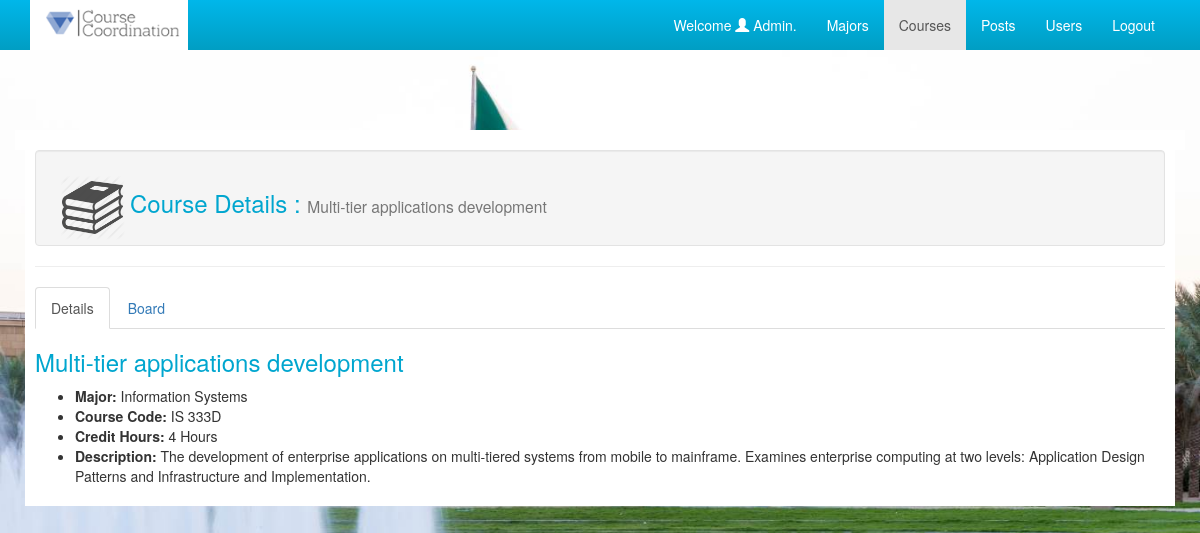
The app's page /administrator/index.php?p=course_details&course_id=2 with its own data.
### tables this page shows
CREATE TABLE `courses` (
  `course_id` int(11) NOT NULL,
  `code` varchar(20) NOT NULL,
  `name` varchar(100) NOT NULL,
  `major_id` int(11) NOT NULL,
  `credit_hour` int(11) NOT NULL,
  `desc` text NOT NULL
);

CREATE TABLE `majors` (
  `major_id` int(11) NOT NULL,
  `name` varchar(50) NOT NULL
);

### administrator/course_details.php (the view, shortened to what this page needs)
<?php
	$course_id = $_GET['course_id'];
	$q = "select * from courses where course_id ={$course_id}";
	$res = mysqli_query($connection, $q);
	$row = mysqli_fetch_array($res);
?>
<div class="col-md-12" style="background-color:#FFF; padding:10px;">
    <div class="well">
        <img class="pull-left img-responsive" src="../images/book logo.png" style="height:65px; margin:5px;"/>
        <h3>Course Details : <small><?php echo $row['name'] ?></small></h3>
    </div>
    <hr>
        <div>
          <ul class="nav nav-tabs" role="tablist">
            <li role="presentation" class="active"><a href="#Details" aria-controls="Details" role="tab" data-toggle="tab">Details</a></li>
            <li role="presentation"><a href="#Board" aria-controls="Board" role="tab" data-toggle="tab">Board</a></li>
          </ul>
          <div class="tab-content">
            <div role="tabpanel" class="tab-pane active" id="Details">
                <h3><?php echo $row['name'] ?></h3>
                <?php
					$major_id = $row['major_id'];
					$q2 = "select * from majors where major_id = {$major_id}";
					$res2 = mysqli_query($connection, $q2);
					$row2 = mysqli_fetch_array($res2);
				?>
                <ul>
                	<li><strong>Major: </strong> <?php echo $row2['name'] ?></li>
                    <li><strong>Course Code: </strong> <?php echo $row['code'] ?></li>
                    <li><strong>Credit Hours: </strong> <?php echo $row['credit_hour'] ?> Hours</li>
                    <li><strong>Description: </strong> <?php echo $row['desc'] ?></li>
                </ul>
            </div>
          </div>
        </div>
</div>

### css/style.css (style rules this page uses)
body { background-image:url(../images/bg.jpg); background-size: cover; }
.h3, h3 { font-size: 24px; color: #00a6cf; }

### records on screen
courses: name "Multi-tier applications development", code "IS 333D", credit_hour "4", desc "The development of enterprise applications on multi-tiered systems from mobile to mainframe. Examines enterprise computing at two levels: Application Design Patterns and Infrastructure and Implementation."
majors: name "Information Systems"
